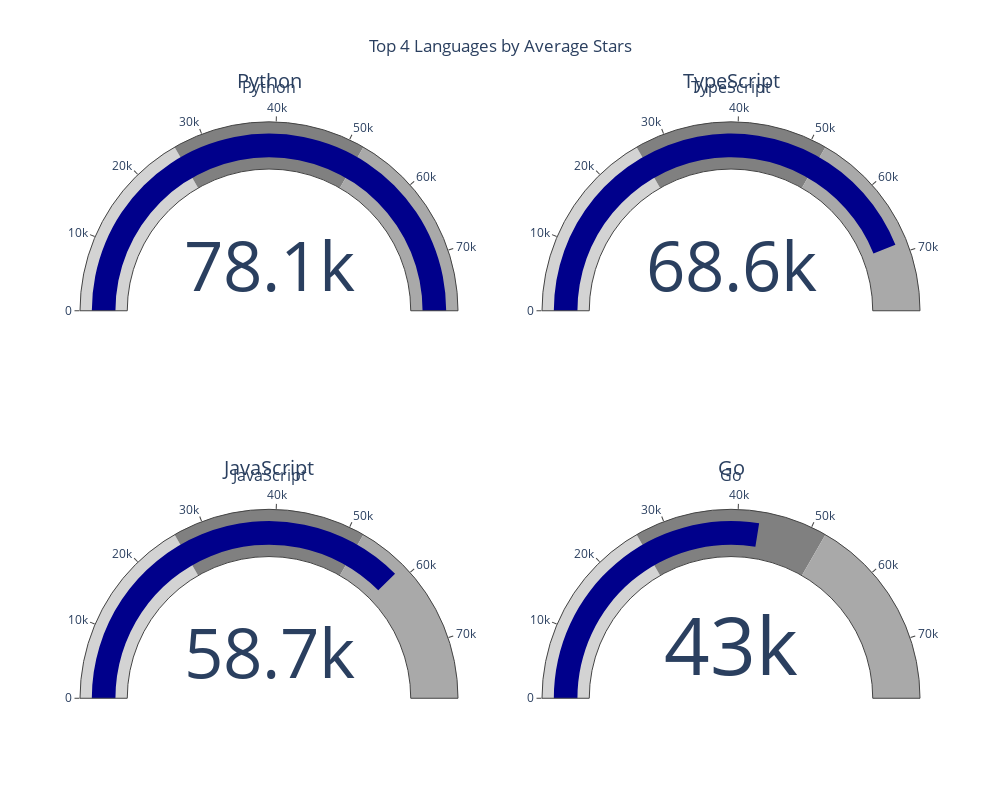

The cell this chart's notebook holds for it:
### Code cell
# Create gauge charts for top languages
def create_gauge_charts(df, metric='stars', n_languages=4):
    language_metrics = df.groupby('language')[metric].mean().sort_values(ascending=False)
    top_languages = language_metrics.head(n_languages)
    
    fig = make_subplots(
        rows=2, cols=2,
        specs=[[{'type': 'indicator'}, {'type': 'indicator'}],
               [{'type': 'indicator'}, {'type': 'indicator'}]],
        subplot_titles=top_languages.index
    )
    
    max_value = language_metrics.max()
    
    positions = [(1, 1), (1, 2), (2, 1), (2, 2)]
    for (language, value), (row, col) in zip(top_languages.items(), positions):
        fig.add_trace(
            go.Indicator(
                mode="gauge+number",
                value=value,
                title={'text': language},
                gauge={
                    'axis': {'range': [None, max_value]},
                    'steps': [
                        {'range': [0, max_value/3], 'color': "lightgray"},
                        {'range': [max_value/3, max_value*2/3], 'color': "gray"},
                        {'range': [max_value*2/3, max_value], 'color': "darkgray"}
                    ],
                    'bar': {'color': "darkblue"}
                }
            ),
            row=row, col=col
        )
    
    fig.update_layout(
        title={
            'text': f'Top {n_languages} Languages by Average {metric.replace("_", " ").title()}',
            'y': 0.95,
            'x': 0.5,
            'xanchor': 'center',
            'yanchor': 'top'
        },
        width=1000,
        height=800
    )
    
    gauge_path = "../public/visualizations/gauge_charts_top4.html"
    fig.write_html(gauge_path)
    print(f"✅ Saved gauge charts to {gauge_path}")
    return fig

gauge_fig = create_gauge_charts(df, metric='stars')
gauge_fig.show()

for metric in ['forks', 'contributors_count', 'commits_30d']:
    create_gauge_charts(df, metric=metric)

### Figure 1 — Plotly figure (JSON) as saved in the notebook; plotly's stock layout.template omitted (floating-point values rounded to 4 significant figures)
{"data": [{"domain": {"x": [0, 0.45], "y": [0.625, 1]}, "gauge": {"axis": {"range": [null, 78110.0]}, "bar": {"color": "darkblue"}, "steps": [{"color": "lightgray", "range": [0, 26040.0]}, {"color": "gray", "range": [26040.0, 52070.0]}, {"color": "darkgray", "range": [52070.0, 78110.0]}]}, "mode": "gauge+number", "title": {"text": "Python"}, "type": "indicator", "value": 78110.0}, {"domain": {"x": [0.55, 1], "y": [0.625, 1]}, "gauge": {"axis": {"range": [null, 78110.0]}, "bar": {"color": "darkblue"}, "steps": [{"color": "lightgray", "range": [0, 26040.0]}, {"color": "gray", "range": [26040.0, 52070.0]}, {"color": "darkgray", "range": [52070.0, 78110.0]}]}, "mode": "gauge+number", "title": {"text": "TypeScript"}, "type": "indicator", "value": 68600.0}, {"domain": {"x": [0, 0.45], "y": [0, 0.375]}, "gauge": {"axis": {"range": [null, 78110.0]}, "bar": {"color": "darkblue"}, "steps": [{"color": "lightgray", "range": [0, 26040.0]}, {"color": "gray", "range": [26040.0, 52070.0]}, {"color": "darkgray", "range": [52070.0, 78110.0]}]}, "mode": "gauge+number", "title": {"text": "JavaScript"}, "type": "indicator", "value": 58730.0}, {"domain": {"x": [0.55, 1], "y": [0, 0.375]}, "gauge": {"axis": {"range": [null, 78110.0]}, "bar": {"color": "darkblue"}, "steps": [{"color": "lightgray", "range": [0, 26040.0]}, {"color": "gray", "range": [26040.0, 52070.0]}, {"color": "darkgray", "range": [52070.0, 78110.0]}]}, "mode": "gauge+number", "title": {"text": "Go"}, "type": "indicator", "value": 43020.0}], "layout": {"annotations": [{"font": {"size": 16}, "showarrow": false, "text": "Python", "x": 0.225, "xanchor": "center", "xref": "paper", "y": 1, "yanchor": "bottom", "yref": "paper"}, {"font": {"size": 16}, "showarrow": false, "text": "TypeScript", "x": 0.775, "xanchor": "center", "xref": "paper", "y": 1, "yanchor": "bottom", "yref": "paper"}, {"font": {"size": 16}, "showarrow": false, "text": "JavaScript", "x": 0.225, "xanchor": "center", "xref": "paper", "y": 0.375, "yanchor": "bottom", "yref": "paper"}, {"font": {"size": 16}, "showarrow": false, "text": "Go", "x": 0.775, "xanchor": "center", "xref": "paper", "y": 0.375, "yanchor": "bottom", "yref": "paper"}], "height": 800, "title": {"text": "Top 4 Languages by Average Stars", "x": 0.5, "xanchor": "center", "y": 0.95, "yanchor": "top"}, "width": 1000}}
